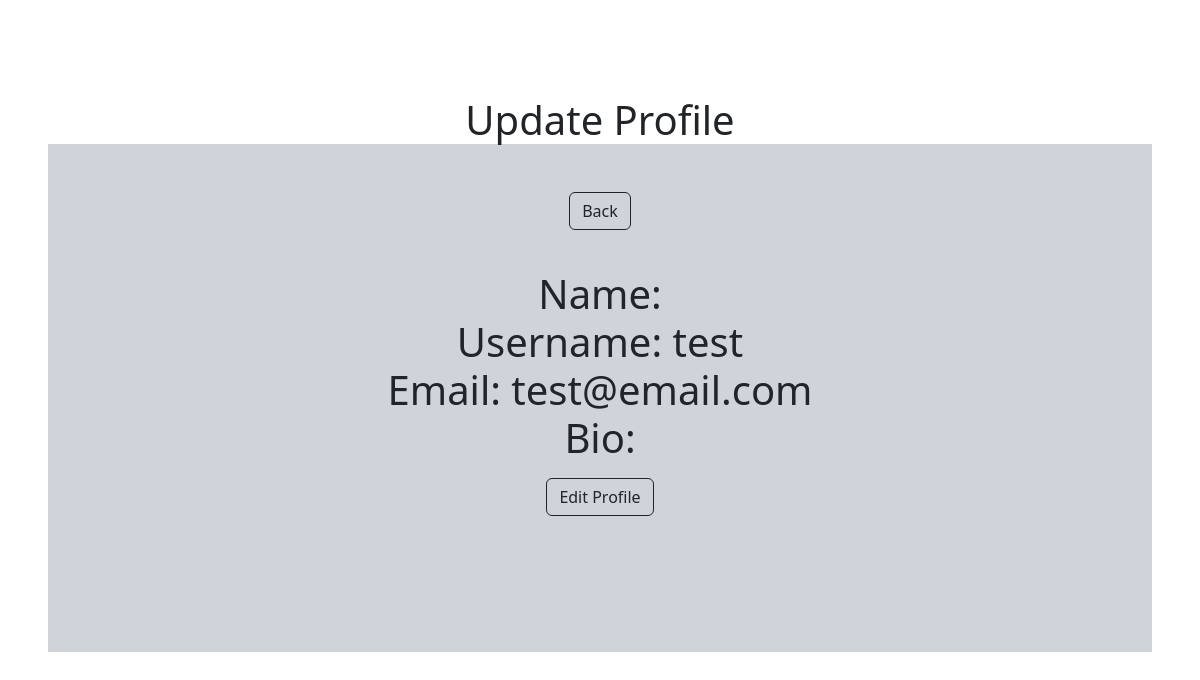
Before: /profile (signed in) with the older database file.
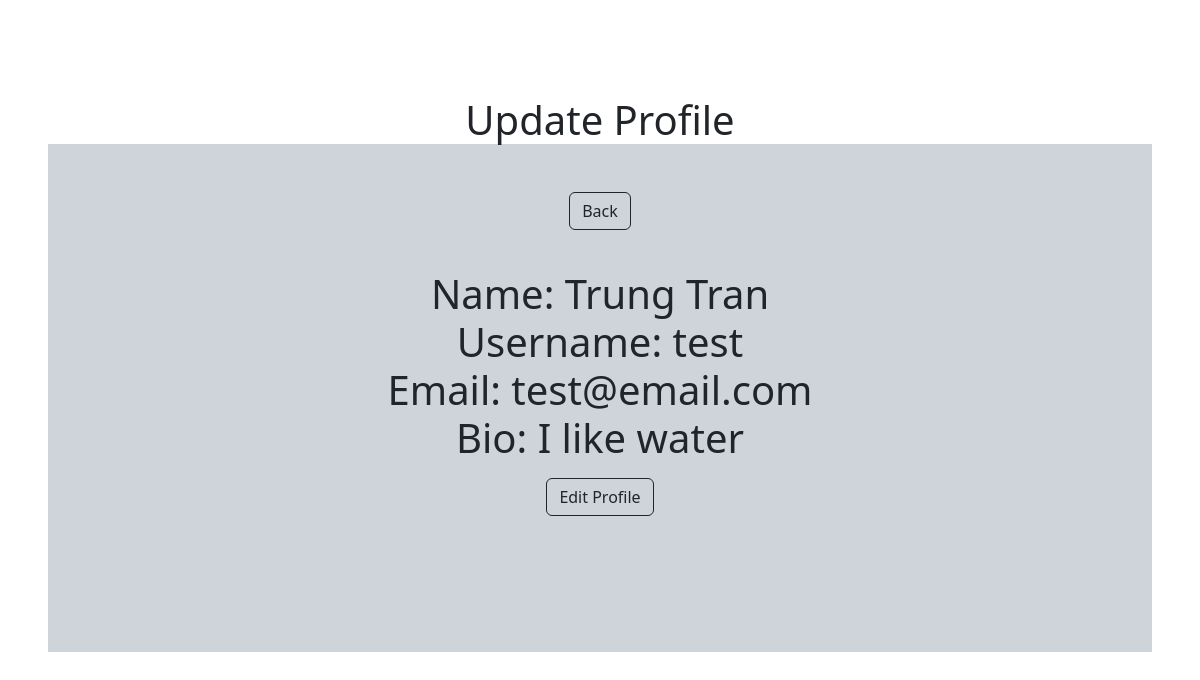
After: the same page with the newer database file.
### app/models.py (models this page shows, shortened)
class User(db.Model, UserMixin):
    id = db.Column(db.Integer, primary_key=True)
    username = db.Column(db.String(32), nullable=False)
    password = db.Column(db.String(32), nullable=False)
    email = db.Column(db.String(100), nullable=False)
    bio = db.Column(db.String(100), nullable = False, default = '')
    name = db.Column(db.String(32), nullable = False, default = '')
    friends = db.relationship('Friend', backref='user', lazy='dynamic')

### app/routes.py (the view)
@myapp_obj.route('/profile', methods = ['GET', 'POST'])
@login_required
def profile():
    form = updateForm()
    return render_template('profile.html', form=form)

### app/models.py (called while the page is built)
@login_manager.user_loader
def load_user(user_id):
    return User.query.get(int(user_id))

### app/templates/profile.html (shortened to what this page needs)
<div class = "row my-custom-row justidy-content-center align-items-center">
<div class="container"><h1 class = "text-center p-5 mb-5 mt-5"> Update Profile
<div class = "w-100 bg-dark-subtle p-5 mb-5"> <center>
<form action="{{ url_for('mainpage') }}">
<button class="btn btn-outline-dark" type="submit">Back</button>
</form>
<link rel="stylesheet" href="{{ url_for('static', filename='register.css') }}">
<link href="https://cdn.jsdelivr.net/npm/bootstrap@5.3.0-alpha3/dist/css/bootstrap.min.css" rel="stylesheet">
<body>
    <p>
        Name: {{ current_user.name }}
        <br>
        Username: {{ current_user.username }}
        <br>
        Email: {{ current_user.email }}
        <br>
        Bio: {{ current_user.bio }}
        <br>
    </p>
</body>
<form action="{{ url_for('edit_profile') }}" method="post">
<button class="btn btn-outline-dark" type="submit">Edit Profile</button>
</form><br> </center></div></div></div></h1></div>

Changed rows visible on the page:
changed User "test": name (not shown) → "Trung Tran"; bio (not shown) → "I like water"
